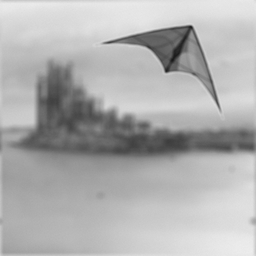
#> input picture DFB_artificial_dataset/im12_blurry.bmp, 256 x 256 px, shrunk from 512 x 512 before the run
$ python Deconvolution_MultiScale.py
#> lines starting #> are read from the running program, lines starting #| are printed output that depends on the picture; after the words box and inside, x2 and y2 are one past the last pixel; in counts of white or black regions, pixels touching at a corner belong together; long printed decimals are rounded
### nt_toolbox/signal.py
import numpy as np
import pylab
import matplotlib.image as mpimg
import matplotlib.pyplot as plt
from scipy import ndimage
# signal.py: TODO: try to not make use of transform.resize
from skimage import transform

from . import general as nt

#from nt_toolbox.general import *

# [50 lines left out: functions bilinear_interpolate, cconv, div, not called in this run]

def gaussian_blur(f, sigma):

    """ gaussian_blur - gaussian blurs an image
    %
    %   M = perform_blurring(M, sigma, options);
    %
    %   M is the original data
    %   sigma is the std of the Gaussian blur (in pixels)
    %
    %   Copyright (c) 2007 Gabriel Peyre
    """
    if sigma<0:
        return;
    if sigma==0:
        return f;
    n = max(f.shape);
    t = np.concatenate( (np.arange(0,n/2+1), np.arange(-n/2,-1)) )
    [Y,X] = np.meshgrid(t,t)
    h = np.exp( -(X**2+Y**2)/(2.0*float(sigma)**2) )
    h = h/np.sum(h)
    return np.real( pylab.ifft2(pylab.fft2(f) * pylab.fft2(h)) )

# [10 lines left out: function grad, not called in this run]

def imageplot(f, str='', sbpt=[]):
    """
        Use nearest neighbor interpolation for the display.
    """
    if sbpt != []:
        plt.subplot(sbpt[0], sbpt[1], sbpt[2])
    imgplot = plt.imshow(f, interpolation='nearest')
    imgplot.set_cmap('gray')
    pylab.axis('off')
    if str != '':
        plt.title(str)

def load_image(name, n=-1, flatten=1, resc=1, grayscale=1):
    """
        Load an image from a file, rescale its dynamic to [0,1], turn it into a grayscale image
        and resize it to size n x n.
    """
#> called with name = 'DFB_artificial_dataset/im12_blurry.bmp', n = -1, flatten = 1, resc = 1, grayscale = 1
    f = plt.imread(name)
#> f is the input picture: shape (256, 256); min 26, max 237, mean 175.9
    # turn into normalized grayscale image
    if grayscale == 1:
        if (flatten==1) and np.ndim(f)>2:
            f = np.sum(f, axis=2)
    if resc==1:
        f = nt.rescale(f)
    # change the size of the image
    if n > 0:
        if np.ndim(f)==2:
            f = transform.resize(f, [n, n], 1)
        elif np.ndim(f)==3:
            f = transform.resize(f, [n, n, f.shape[2]], 1)
    return f

# [187 lines left out: functions perform_wavortho_transf, plot_wavelet, psnr, snr, subsampling, upsampling and 1 more, not called in this run]

### nt_toolbox/general.py
import numpy as np
import pylab
import matplotlib.image as mpimg
import matplotlib.pyplot as plt
from scipy import ndimage
# general.py TODO: try to not make use of transform.resize
from skimage import transform ## commented


# [51 lines left out: functions crop, circshift, circshift1d, clamp, not called in this run]

def rescale(f,a=0,b=1):
    """
        Rescale linearly the dynamic of a vector to fit within a range [a,b]
    """
#> called with a = 0, b = 1
    v = f.max() - f.min()
#> v = 211
    g = (f - f.min()).copy()
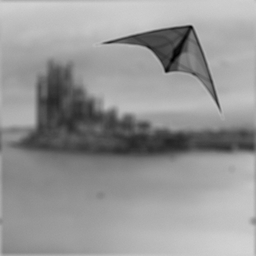
#> g: shape (256, 256); min 0, max 211, mean 149.9
    if v > 0:
        g = g / v
    return a + g*(b-a)

# [5 lines left out: function reverse, not called in this run]

### nt_toolbox/perform_wavelet_transf.py
import numpy as np

def perform_wavelet_transf(f, Jmin, dir, filter = "9-7",separable = 0, ti = 0):

    """""
    perform_wavelet_transf - peform fast lifting transform

    y = perform_wavelet_transf(x, Jmin, dir, filter = "9-7",separable = 0, ti = 0);

    Implement 1D and 2D symmetric wavelets with symmetric boundary treatements, using
    a lifting implementation.

    filter gives the coefficients of the lifting filter.
    You can use h='linear' or h='7-9' to select automatically biorthogonal
    transform with 2 and 4 vanishing moments.

    You can set ti=1 to compute a translation invariant wavelet transform.

    You can set separable=1 to compute a separable 2D wavelet
    transform.

    Copyright (c) 2008 Gabriel Peyre
    """

    #copy f
    x = np.copy(f)

    #convert Jmin to int
    Jmin = int(Jmin)

    # detect dimensionality
    d = np.ndim(x)
    # P/U/P/U/etc the last coefficient is scaling
    if filter in ["linear","5-3"]:
        h = [1/2, 1/4, np.sqrt(2)]

    elif filter in ["9-7","7-9"]:
        h = [1.586134342, -.05298011854, -.8829110762, .4435068522, 1.149604398]

    else:
        raise ValueError('Unknown filter')

    if d == 2 and separable == 1:
        ti = 0
        if ti == 1:
            wrn.warning("Separable does not works for translation invariant transform")

        # perform a separable wavelet transform
        n = np.shape(x)[0]
        if dir == 1:
            for i in range(n):
                x[:,i] = perform_wavelet_transf(x[:,i], Jmin, dir, filter, separable, ti)
            for i in range(n):
                x[i,:] = np.transpose(perform_wavelet_transf(np.transpose(x[i,:]), Jmin, dir, filter, separable, ti))
        else:
            for i in range(n):
                x[i,:] = np.transpose(perform_wavelet_transf(np.transpose(x[i,:]), Jmin, dir, filter, separable, ti))
            for i in range(n):
                x[:,i] = perform_wavelet_transf(x[:,i], Jmin, dir, filter, separable, ti)


    # number of lifting steps
    if np.ndim(x) == 1:
        n = len(x)
    else:
        n = np.shape(x)[1]
    m = (len(h)-1)//2
    Jmax = int(np.log2(n)-1)
    jlist = range(Jmax,Jmin-1,-1)

    if dir == -1:
        jlist = range(Jmin,Jmax+1,1)

    if ti == 0:
        # subsampled
        for j in jlist:
            if d == 1:
                x[:2**(j+1),:] = lifting_step(x[:2**(j+1)], h, dir)
            else:
                x[:2**(j+1),:2**(j+1)] = lifting_step(x[:2**(j+1),:2**(j+1)], h, dir)
                x[:2**(j+1),:2**(j+1)] = np.transpose(lifting_step(np.transpose(x[:2**(j+1),:2**(j+1)]), h, dir))

    else:
        # TI
        nJ = Jmax - Jmin + 1
        if dir == 1 and d == 1:
            x = np.tile(x,(nJ + 1,1,1))
        elif dir == 1 and d == 2:
            x = np.tile(x,(3*nJ + 1,1,1))
        #elif dir == 1:
        #    x = np.tile(x,(1,1,1))
        for j in jlist:
            dist = 2**(Jmax - j)

            if d == 1:
                if dir == 1:
                    x[:(j-Jmin+2),:,:] = lifting_step_ti(x[0,:,:], h, dir, dist)
                else:
                    x[0,:,:] = lifting_step_ti(x[:(j-Jmin+2),:,:], h, dir, dist)
            else:
                dj = 3*(j-Jmin)

                if dir == 1:
                    x[[0,dj+1],:,:] = lifting_step_ti(x[0,:,:], h, dir, dist)

                    x[[0,dj+2],:,:] = lifting_step_ti(np.transpose(x[0,:,:]), h, dir, dist)
                    x[0,:,:] = np.transpose(x[0,:,:])
                    x[dj+2,:,:] = np.transpose(x[dj+2,:,:])

                    x[[1+dj,3+dj],:,:] = lifting_step_ti(np.transpose(x[dj+1,:,:]), h, dir, dist)
                    x[dj+1,:,:] = np.transpose(x[dj+1,:,:])
                    x[dj+3,:,:] = np.transpose(x[dj+3,:,:])
                else:

                    x[dj+1,:,:] = np.transpose(x[dj+1,:,:])
                    x[dj+3,:,:] = np.transpose(x[dj+3,:,:])

                    x[dj+1,:,:] = np.transpose(lifting_step_ti(x[[1+dj, 3+dj],:,:], h, dir, dist))

                    x[0,:,:] = np.transpose(x[0,:,:])
                    x[dj+2,:,:] = np.transpose(x[dj+2,:,:])
                    x[0,:,:] = np.transpose(lifting_step_ti(x[[0,dj+2],:,:], h, dir, dist))

                    x[0,:,:] = lifting_step_ti(x[[0,dj+1],:,:], h, dir, dist)

        if dir == -1:
            x = x[0,:,:]

    return x

###########################################################################
###########################################################################
###########################################################################

# [32 lines left out: function lifting_step, not called in this run]

###########################################################################
###########################################################################
###########################################################################
def lifting_step_ti(x0, h, dir, dist):

    #copy x
    x = np.copy(x0)

    # number of lifting steps
    m = (len(h) - 1)//2
    n = np.shape(x[0])[0]

    s1 = np.arange(1, n+1) + dist
    s2 = np.arange(1, n+1) - dist

    # boundary conditions
    s1[s1 > n] = 2*n - s1[s1 > n]
    s1[s1 < 1] = 2   - s1[s1 < 1]

    s2[s2 > n] = 2*n - s2[s2 > n]
    s2[s2 < 1] = 2   - s2[s2 < 1]

    #indices in python start from 0
    s1 = s1 - 1
    s2 = s2 - 1

    if dir == 1:
        # split
        d = x
        for i in range(m):
            if np.ndim(x) == 2 :
                x = np.tile(x,(1,1,1))
            d = d - h[2*i]   * (x[:,s1,:] + x[:,s2,:])
            x = x + h[2*i+1] * (d[:,s1,:] + d[:,s2,:])

        #merge
        x = np.concatenate((x*h[-1],d/h[-1]))

    else:
        # retrieve detail coefs

        d = x[1,:,:]*h[-1]
        x = x[0,:,:]/h[-1]

        for i in range(m,0,-1):
            x = x - h[2*i-1] * (d[s1,:] + d[s2,:])
            d = d + h[2*i-2] * (x[s1,:] + x[s2,:])

        # merge
        x = (x + d)/2

    return x

### Deconvolution_MultiScale.py
import numpy as np
import matplotlib.pyplot as plt
import pywt
import pylab
from sklearn.cluster import KMeans

from nt_toolbox.general import *
from nt_toolbox.signal import *
from nt_toolbox.perform_wavelet_transf import *
"""
    Load an image and solve the inverse problem in the MultiScales setting
"""

def SSD(x,y):
    """ Sum of square differences """
    return np.sum((x-y)**2)

def L1L2(fSpars):
	#Blind Deconvolution Using a Normalized Sparsity Measure by Krishnan, Tay and Fergus
	#L1/L2
    Grad = lambda f: (np.abs(f[:,0:-1]-f[:,1:]), np.abs(f[0:-1,:]-f[1:,:]))
    G = Grad(fSpars)#gradient of the image solution along x and y
    L1 = np.sum(np.abs(G[0]))+np.sum(np.abs(G[1]))
    L2 = np.sqrt(np.sum(G[0]**2)+np.sum(G[1]**2))

    return L1/L2

def BlurredLaplacian(f,r):
    k = np.zeros(f.shape)
    k[0,0] = -4; k[0,-1] = 1; k[-1,0] = 1; k[0,1] = 1; k[1,0] = 1;
    k = gaussian_blur(k,r)
    return np.real( pylab.ifft2(pylab.fft2(f) * pylab.fft2(k)) )

# [16 lines left out: functions correlation_transform, whiteness, not called in this run]

def deconvolution(f0, kernel, scale, options, lmbd=0.01):

    # define wavelet transform and inverse wavelet transform functions
    PsiS = lambda f: perform_wavelet_transf(f,3, +1, ti=1)
    Psi  = lambda a:  perform_wavelet_transf(a,3, -1,ti=1)

    #define the soft threshold function applied in the wavelet domain for the optimization
    SoftThresh = lambda x,T: np.multiply(x,np.maximum(0, 1-np.divide(T,np.maximum(np.abs(x),1e-10))))
    SoftThreshPsi = lambda f,T: Psi(SoftThresh(PsiS(f), T))

    #the linear blur operation
    Phi = lambda x: kernel(x, scale)

    #optimization
    tau = 1
    niter = 30
    a = PsiS(f0)
    for iter in range(niter):
        #gradient step
        a = np.add(a, tau*PsiS(Phi(f0-Phi(Psi(a)))))
        #soft-threshold step
        a = SoftThresh(a, lmbd*tau )

        if iter%5==0:
            print("Iteration : "+str(iter)+"\tCost : "+
                str((np.sum((f0-Phi(Psi(a)))**2) + lmbd*np.sum(np.abs(a)))*1e-4) )

    return Psi(a)

def deconvolution_3Planes(f0, kernel, C, scales, options, lmbd=0.01):
    """
        Apply three deconvolution operations for the three different scale and
        reconstruct a full result given the partionning in C
    """
    print("First scale optimization")
    fs0 = deconvolution(f0, kernel, scales[0], options, lmbd)
    print("Second scale optimization")
    fs1 = deconvolution(f0, kernel, scales[1], options, lmbd)
    print("Third scale optimization")
    fs2 = deconvolution(f0, kernel, scales[2], options, lmbd)

    fs = np.zeros(f0.shape)
    fs[C==0] = fs0[C==0]
    fs[C==1] = fs0[C==1]
    fs[C==2] = fs0[C==2]

    return fs

# [43 lines left out: functions deconvolution_adaptativeLambda, deconvolution_unknown_scale, circular_blur, not called in this run]


f0 = load_image("DFB_artificial_dataset/im12_blurry.bmp")

options = {}
options['verbose'] = True

#local scale estimation
#construct padded image f0_ for border estimation
rSize = 40
fM = np.mean(f0)
#> fM = 0.71
f0_ = np.vstack((fM*np.ones((rSize,f0.shape[1])), f0, fM*np.ones((rSize,f0.shape[1]))))
f0_ = np.hstack((fM*np.ones((f0.shape[0]+2*rSize,rSize)), f0_, fM*np.ones((f0.shape[0]+2*rSize,rSize))))
#> f0_: shape (336, 336) float64

#compute local scale
D = 32#space between sampled points
scales = np.array(list(range(11)))
S = np.zeros((int(f0.shape[0]/D)+1,int(f0.shape[1]/D)+1,scales.shape[0]))
for i in range(S.shape[0]):
    print("Sampling image : " + ('%.1f' % (100*i*D/f0.shape[0]))+ "%")
    for j in range(S.shape[1]):
        #point position
        A = rSize+i*D
        B = rSize+j*D
        #window
        fi = f0_[A-rSize:A+rSize, B-rSize:B+rSize]
        for k,scale in enumerate(scales):
            #cost measure for kth scale
            S[i,j,k] = L1L2(BlurredLaplacian(fi, scale))
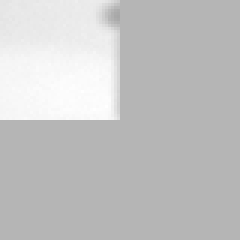
#> fi: shape (80, 80) float64 (shown 3 times larger); min 0.659, max 1, mean 0.768

#choose scale with a point wise minimum
C = np.zeros(S[:,:,0].shape)
for i in range(S.shape[0]):
    for j in range(S.shape[1]):
        C[i,j] = np.argmin(S[i,j,:])

#histogram of the best scales
plt.figure()
plt.title("Estimated scales distribution on the image")
plt.hist([scales[int(i)] for i in np.ravel(C)])
plt.xlabel('$\sigma$')
plt.ylabel('number of samples with estimated scale $\sigma$')

#clustering to find the 3 best scales
kmeans = KMeans(n_clusters=3, random_state=0).fit(
    np.array([scales[int(i)] for i in np.ravel(C)]).reshape(-1,1))
#reassignation to the cluster center
scales = [a[0] for a in kmeans.cluster_centers_]
indSort = np.argsort(scales)
scales = np.sort(scales)
print("Chosen scales : "+str(scales))
#| Chosen scales : [1. 1. 2.]
labels = np.array([indSort[i] for i in kmeans.labels_])
C = labels.reshape(C.shape)

#extrapolation of the sampled results
C_ = C
C = np.zeros((f0.shape[0],f0.shape[1]))
for i in range(f0.shape[0]):
    for j in range(f0.shape[1]):
        C[i,j] = C_[int(np.floor(i/D)),int(np.floor(j/D))]
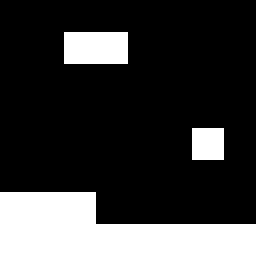
#> C: shape (256, 256) float64; values 0 (black) and 2 (white), 21.9% white; 3 white regions, box (x1, y1, x2, y2) and area: (0, 192, 256, 256) 11264, (64, 32, 128, 64) 2048, (192, 128, 224, 160) 1024

#show partitionning
fb0 = np.zeros(f0.shape); fb0[C==0] = f0[C==0]
fb1 = np.zeros(f0.shape); fb1[C==1] = f0[C==1]
#> after `fb1[C == 1] = f0[C == 1]`: fb1: shape (256, 256) float64; every value is 0
fb2 = np.zeros(f0.shape); fb2[C==2] = f0[C==2]
plt.figure(figsize=(9,5))
plt.plot()
plt.title("Partition of the image onto the different scales")
plt.subplot(131)
imageplot(fb0)
plt.title("$\sigma$="+('%.1f' % scales[0]))
plt.subplot(132)
imageplot(fb1)
plt.title("$\sigma$="+('%.1f' % scales[1]))
plt.subplot(133)
imageplot(fb2)
plt.title("$\sigma$="+('%.1f' % scales[2]))
plt.show()
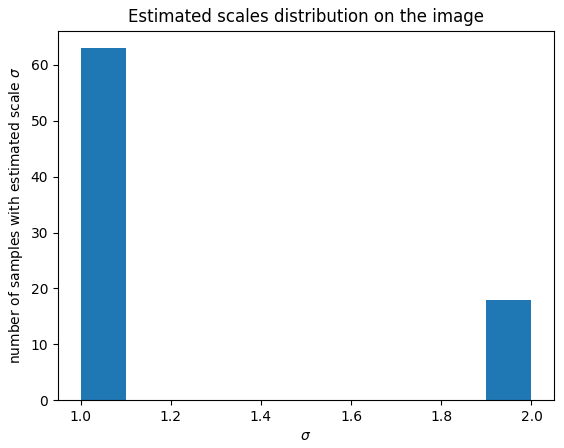
#> figure drawn by matplotlib, 1 panel; tallest bar 63 high, from x = 1 to 1.1

#solve the problems at the differents scales
fSpars = deconvolution_3Planes(f0, gaussian_blur, C, scales, options)
#> the loop in deconvolution, `for iter in range(niter):` made 30 passes
#| Iteration : 0	Cost : 1.639
#| Iteration : 5	Cost : 1.631
#| Iteration : 10	Cost : 1.628
#| Iteration : 15	Cost : 1.625
#| Iteration : 20	Cost : 1.623
#| Iteration : 25	Cost : 1.621
#> the loop in deconvolution (call 2), `for iter in range(niter):` made 30 passes
#| Iteration : 0	Cost : 1.639
#| Iteration : 5	Cost : 1.631
#| Iteration : 10	Cost : 1.628
#| Iteration : 15	Cost : 1.625
#| Iteration : 20	Cost : 1.623
#| Iteration : 25	Cost : 1.621
#> the loop in deconvolution (call 3), `for iter in range(niter):` made 30 passes
#| Iteration : 0	Cost : 1.647
#| Iteration : 5	Cost : 1.643
#| Iteration : 10	Cost : 1.640
#| Iteration : 15	Cost : 1.637
#| Iteration : 20	Cost : 1.635
#| Iteration : 25	Cost : 1.633
#> pass 1, in lifting_step_ti (call 2057), `x = x[0,:,:]/h[-1]`:
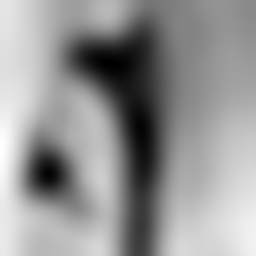
#> x: shape (256, 256) float64; min 7.82, max 28.27, mean 19.8; drawn with min black and max white
#> pass 1, in lifting_step_ti (call 2058), `d = x[1,:,:]*h[-1]`:
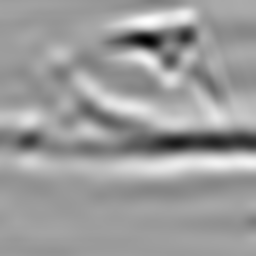
#> d: shape (256, 256) float64; min -6.62, max 4.17, mean -0.000307; drawn with min black and max white
#> in deconvolution_3Planes, `fs[C==0] = fs0[C==0]`:
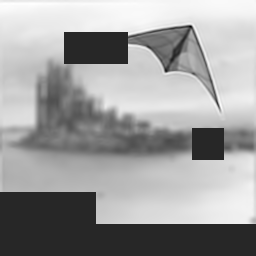
#> fs: shape (256, 256) float64; min -0.18, max 0.991, mean 0.542; drawn with min black and max white

#show blurred image
plt.figure(figsize=(9,5))
plt.subplot(121)
imageplot(f0, 'Image')

#show result
plt.subplot(122)
imageplot(fSpars, 'Image Deblurred')
plt.show()

$ run again, with DFB_artificial_dataset/im11_blurry.bmp copied over DFB_artificial_dataset/im12_blurry.bmp
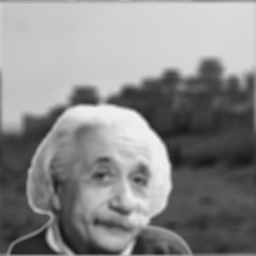
#> input picture DFB_artificial_dataset/im11_blurry.bmp, 256 x 256 px, shrunk from 512 x 512 before the run
#> in load_image, f is the input picture: shape (256, 256); min 21, max 241, mean 138.4
#> v = 220
#> in rescale, `g = (f - f.min()).copy()`:
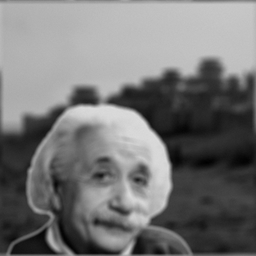
#> g: shape (256, 256); min 0, max 220, mean 117.4
#> fM = 0.533
#| Chosen scales : [0.      1.031 3.     ]
#> the loop in deconvolution, `for iter in range(niter):` made 30 passes
#| Iteration : 0	Cost : 1.389
#| Iteration : 5	Cost : 1.383
#| Iteration : 10	Cost : 1.379
#| Iteration : 15	Cost : 1.375
#| Iteration : 20	Cost : 1.372
#> (further printed lines are left out)
#> the loop in deconvolution (call 2), `for iter in range(niter):` made 30 passes
#| Iteration : 0	Cost : 1.396
#| Iteration : 5	Cost : 1.387
#| Iteration : 10	Cost : 1.382
#| Iteration : 15	Cost : 1.379
#| Iteration : 20	Cost : 1.376
#> (further printed lines are left out)
#> in deconvolution_3Planes, `fs[C==1] = fs0[C==1]`:
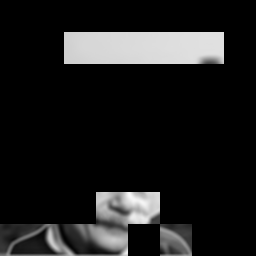
#> fs: shape (256, 256) float64; min 0, max 0.978, mean 0.112
